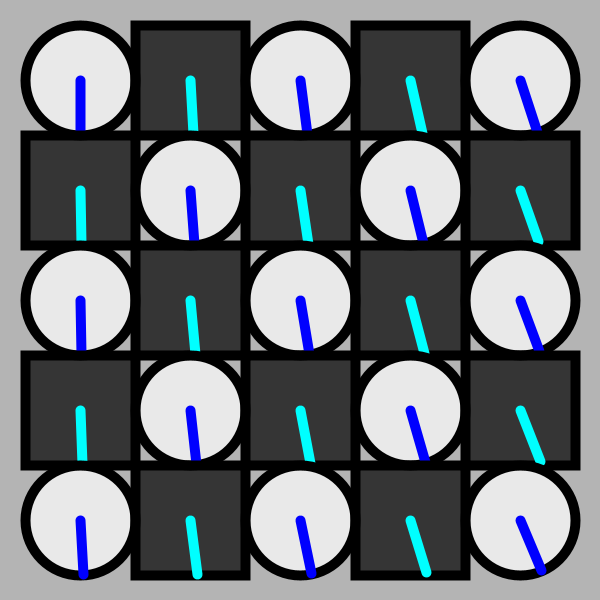
Frame 1 (no input)
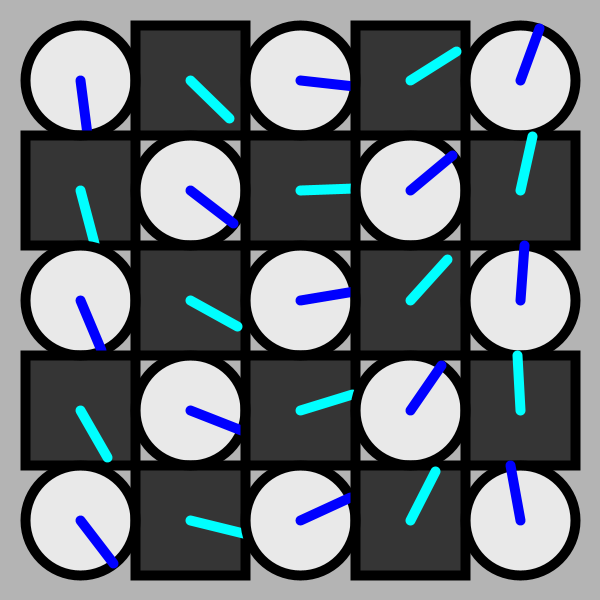
Frame 60 (the mouse pressed at the canvas centre just before this capture)
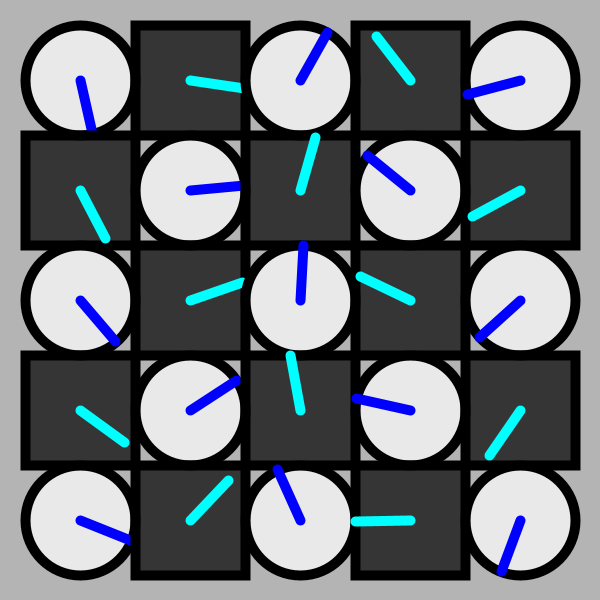
Frame 120 (the mouse held since frame 60 and released just before this capture)

The Processing sketch that drew these frames (run headless with seeded random() and noise(); from frame 60 on, the mouse is pressed at the canvas centre):

// Processing sketch: processing_150973
// ── processing_150973.pde

/*
 * Creative Coding
 * Week 2, 04 - The Clocks
 * by Indae Hwang and Jon McCormack
 * Copyright (c) 2014 Monash University
 *
 * This program draws a grid of circular "clocks", whose hands move according to the elasped time.
 * The higher the clock number the faster it moves, the first clock takes 1 min to go all the way around.
 * The function "movingCircle" is used to draw each clock. It is passed the position, size and hand angle
 * as arguments.
 * 
 */

void setup() {
  size(600, 600);
  background(180);
  rectMode(CENTER);
  noStroke();
}


void draw() {
  background(180);
  noStroke();

  int num = 5;
  int margin = 80;

  float gutter = 0; //distance between each cell
  float cellsize = ( width - (2 * margin) - gutter * (num - 1) ) / (num - 1);

  int circleNumber = 0; // counter

  for (int i=0; i<num; i++) {
    for (int j=0; j<num; j++) {
      ++circleNumber;

      float tx = margin + cellsize * i + gutter * i;
      float ty = margin + cellsize * j + gutter * j;

      movingCircle(tx, ty, cellsize, circleNumber * TWO_PI * millis() / 60000.0, circleNumber);
    }
  }
}//end of draw 


void movingCircle(float x, float y, float size, float angle, int cnum) {

  // calculate endpoint of the line
  float tempX = x + (size / 2) * sin(angle);
  float tempY = y + (size / 2) * cos(angle);

  stroke(0);
  strokeWeight(10);
  
  
  if (cnum % 2 == 0) 
  {
  fill(000, 180);
  rect(x, y, size, size); // square
   stroke(0, 255, 255);
  }
    else
  {
    fill(255, 180);
    ellipse(x, y, size, size); // circle
     stroke(0, 0, 255);
  }
 
  line(x, y, tempX, tempY); // red line
}
